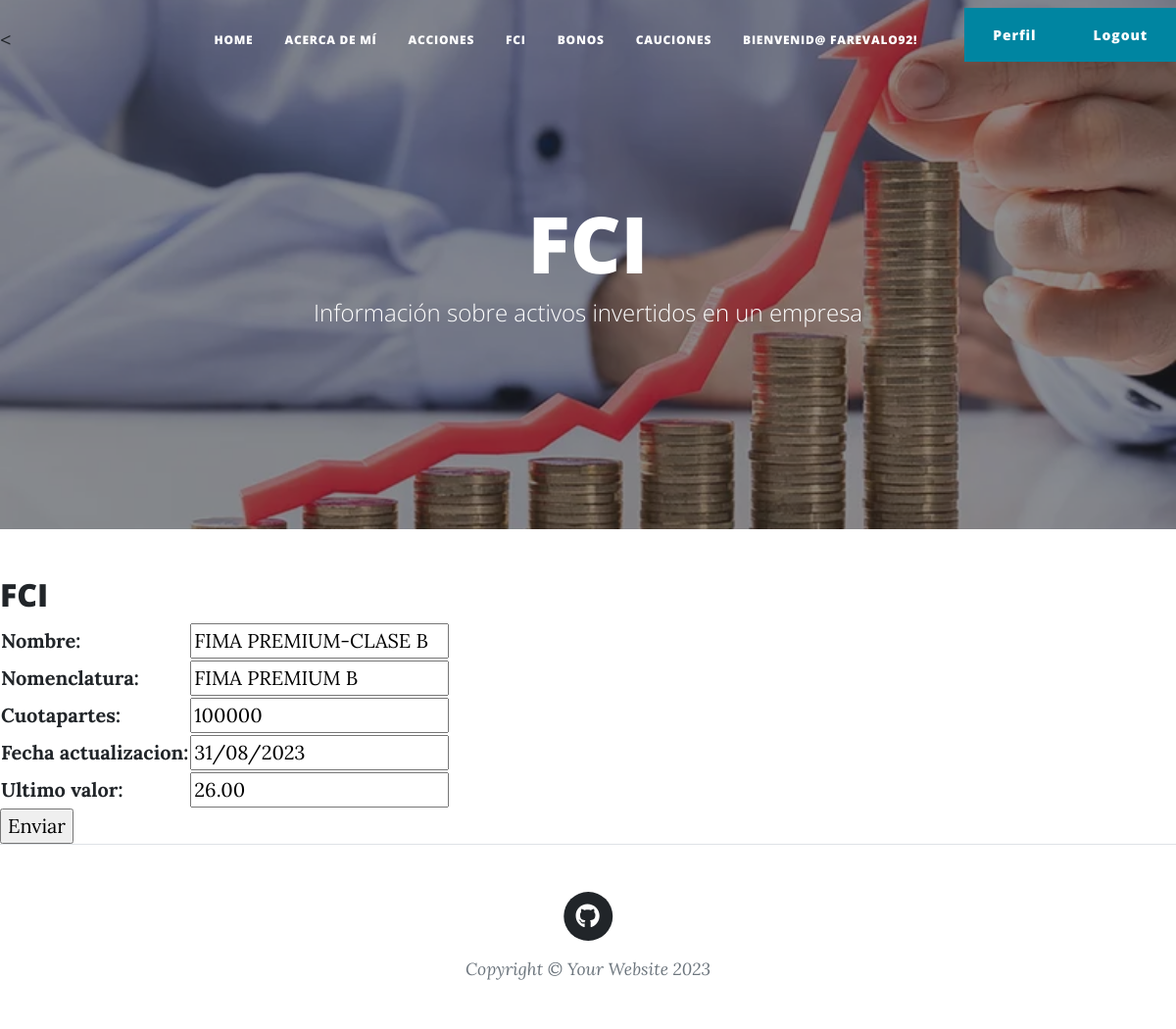
/update_fci/1/ (signed in), run on the app's committed database.
### aplicacion/models.py (models this page shows, shortened)
class Fci(models.Model):
    nombre=models.CharField(max_length=50)
    nomenclatura=models.CharField(max_length=50)
    cuotapartes=models.IntegerField()
    ultimo_valor=models.DecimalField(decimal_places=2, max_digits=50)
    fecha_actualizacion=models.DateField()
    class Meta:
        verbose_name="Fondo Común"
        verbose_name_plural="Fondos Comunes"
        ordering=['nombre']

### aplicacion/views.py (the view)
# urls.py: path('update_fci/<int:pk>/', FciUpdate.as_view() , name='update_fci' ),
class FciUpdate(UpdateView):
    model = Fci
    fields = ['nombre', 'nomenclatura', 'cuotapartes','fecha_actualizacion','ultimo_valor']
    success_url = reverse_lazy('fci')

### aplicacion/templates/aplicacion/fci_form.html (shortened to what this page needs)
{% extends 'aplicacion/base.html' %}
{% load static %}
{% block titulo %}FCI{% endblock titulo %}
{% block contenido %}
    <h2>FCI</h2>
    <form action="" method="POST">
        <table>
            {{ form.as_table }}
        </table>
        <input type="submit" value="Enviar">
    </form>
{% endblock contenido %}

### aplicacion/templates/aplicacion/base.html (shortened to what this page needs)
<!DOCTYPE html>
<html lang="en">
    {%load static%}
    <head>
        <link href="{% static 'aplicacion/css/styles.css' %}" rel="stylesheet" />
    </head>
    <body>
        <nav class="navbar navbar-expand-lg navbar-light" id="mainNav">
                    <<ul class="navbar-nav ms-auto py-4 py-lg-0">
                        <li class="nav-item" role="presentation" style="color:white"><a class="nav-link px-lg-3 py-3 py-lg-4" href="{% url 'home' %}">Home</a></li>
                        {% if user.is_authenticated %}
                            <li class="nav-item"><a class="nav-link px-lg-3 py-3 py-lg-4" href="{% url 'aboutMe' %}">Acerca de Mí</a></li>
                            <li class="nav-item"><a class="nav-link px-lg-3 py-3 py-lg-4" href="{% url 'acciones' %}">Acciones</a></li>
                            <li class="nav-item"><a class="nav-link px-lg-3 py-3 py-lg-4" href="{% url 'fci' %}">FCI</a></li>
                            <li class="nav-item"><a class="nav-link px-lg-3 py-3 py-lg-4" href="{% url 'bonos' %}">Bonos</a></li>
                            <li class="nav-item"><a class="nav-link px-lg-3 py-3 py-lg-4" href="{% url 'cauciones' %}">Cauciones</a></li>
                            <li class="nav-item"><a class="nav-link px-lg-3 py-3 py-lg-4" style="color:white">Bienvenid@ {{user.username}}!</a></li>
                            <li class="nav-item"><a class="nav-link px-lg-3 py-3 py-lg-3" style="color:white">
                                </a>
                            </li>
                            <li class="nav-item"><a class="btn btn-primary" href="{% url 'editar_perfil' %}">Perfil</a></li>
                            <li class="nav-item"><a class="btn btn-primary" href="{% url 'logout' %}">Logout</a></li>
                        {% else %}
                            <li class="nav-item"><a class="btn btn-success" href="{% url 'registro' %}">Registro</a></li>
                            <li class="nav-item"><a class="btn btn-primary" href="{% url 'login' %}">Login</a></li>
                        {% endif %}
                    </ul>
        </nav>
        <header class="masthead" style="background-image: url('/static/aplicacion/assets/img/home-bg.jpg')">
            <div class="container position-relative px-4 px-lg-5">
                <div class="row gx-4 gx-lg-5 justify-content-center">
                    <div class="col-md-10 col-lg-8 col-xl-7">
                        <div class="page-heading">
                            <h1>
                            {% block titulo %}{% endblock titulo %}
                            </h1>
                            <h3><span class="subheading">Información sobre activos invertidos en un empresa</span></h3>
                        </div>
                    </div>
                </div>
            </div>
        </header>
        <section class="content">
            {% block contenido %}
            {% endblock contenido %}
        </section>
        <footer class="border-top">
            <div class="container px-4 px-lg-5">
                <div class="row gx-4 gx-lg-5 justify-content-center">
                    <div class="col-md-10 col-lg-8 col-xl-7">
                        <ul class="list-inline text-center">
                            <li class="list-inline-item">
                                <a href="https://github.com/farevalo92">
                                    <span class="fa-stack fa-lg">
                                        <i class="fas fa-circle fa-stack-2x"></i>
                                        <i class="fab fa-github fa-stack-1x fa-inverse"></i>
                                    </span>
                                </a>
                            </li>
                        </ul>
                        <div class="small text-center text-muted fst-italic">Copyright &copy; Your Website 2023</div>
                    </div>
                </div>
            </div>
        </footer>
    </body>
</html>

### data on the page
Fci: nombre "FIMA PREMIUM-CLASE B", nomenclatura "FIMA PREMIUM B", cuotapartes "100000", fecha_actualizacion "31/08/2023", ultimo_valor "26.00"

### other printed values
{{ user.username }} "FAREVALO92"
